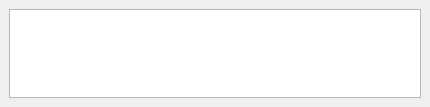
<?xml version="1.0" encoding="UTF-8"?>
<ui version="4.0">
 <class>DockLog</class>
 <widget class="QDockWidget" name="DockLog">
  <property name="geometry">
   <rect>
    <x>0</x>
    <y>0</y>
    <width>430</width>
    <height>107</height>
   </rect>
  </property>
  <property name="windowTitle">
   <string>Log</string>
  </property>
  <widget class="QWidget" name="dockWidgetContents">
   <layout class="QGridLayout" name="gridLayout">
    <item row="0" column="0">
     <widget class="PlainTextEditLineNumber" name="plainTextEdit">
      <property name="plainText">
       <string/>
      </property>
     </widget>
    </item>
   </layout>
  </widget>
 </widget>
 <customwidgets>
  <customwidget>
   <class>PlainTextEditLineNumber</class>
   <extends>QPlainTextEdit</extends>
   <header>PlainTextEditLineNumber.h</header>
  </customwidget>
 </customwidgets>
 <resources/>
 <connections/>
</ui>
